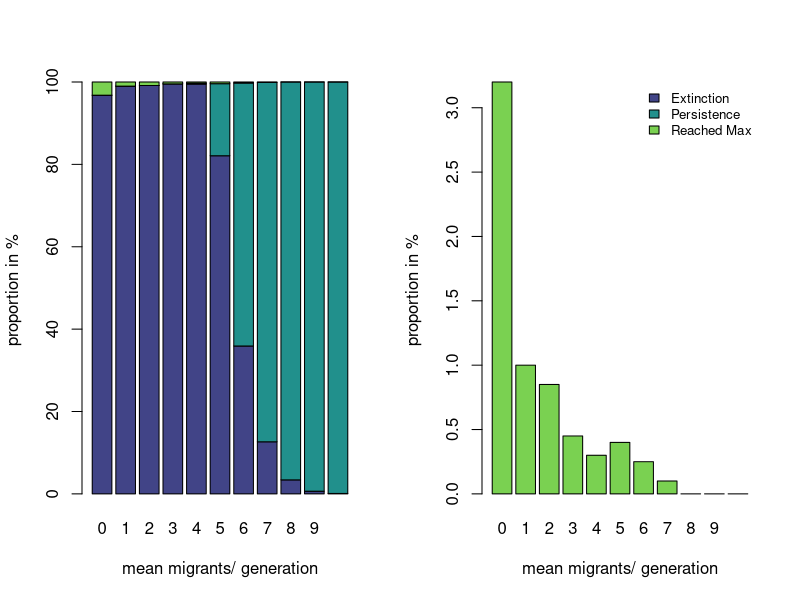
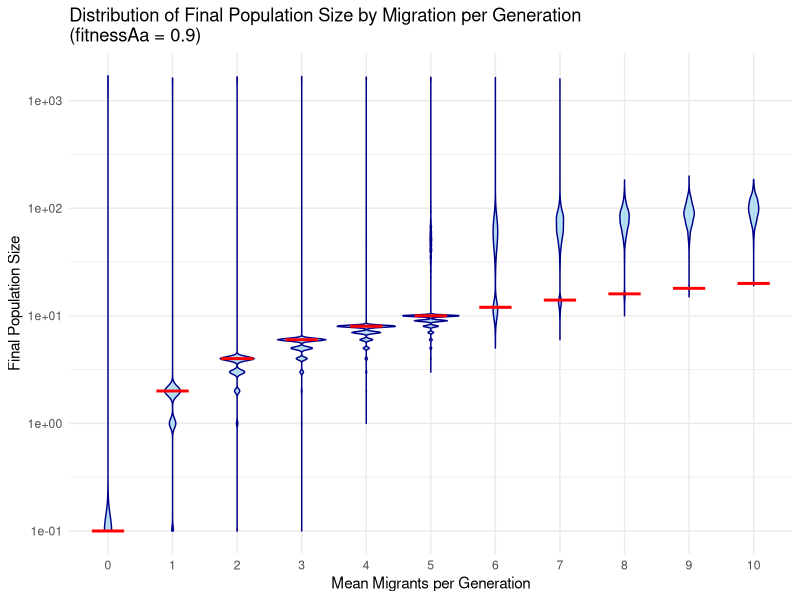
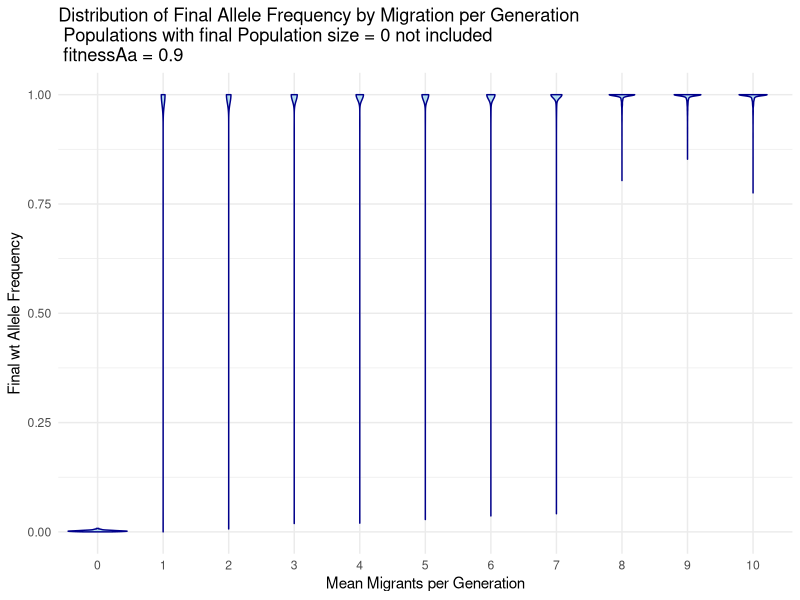
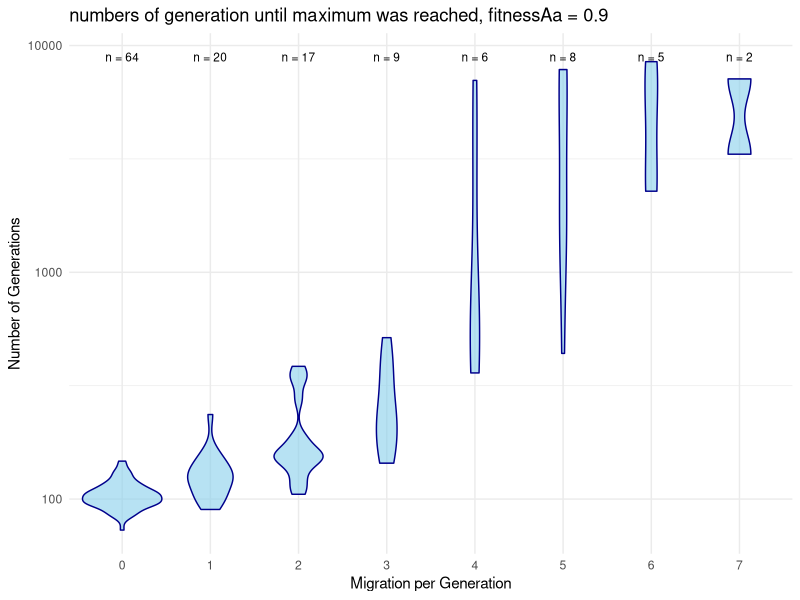
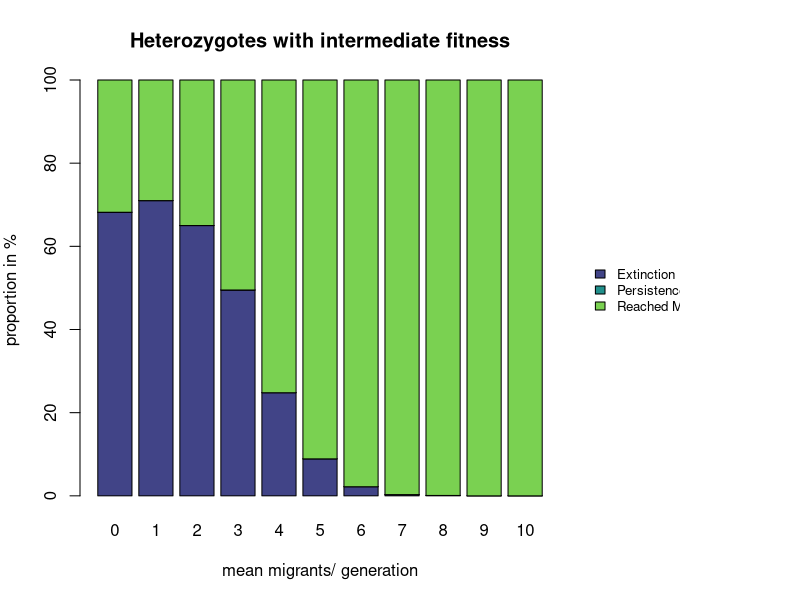
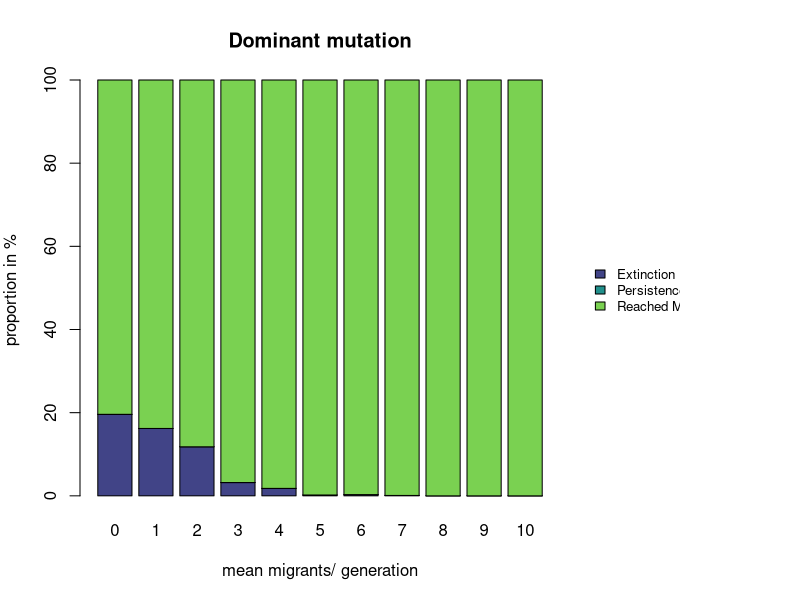

Recreate these plots in R, in order. (Note: this script raises an error after producing the figures.)
## ---- chunk 1
#setwd("C:/Users/flori/OneDrive/Dokumente/Studium/THEE researchpractical/TEE_Shadowvalley") # get the data frame 
df <- read.csv("Data_29_10_2024.csv")
# make a matrix with the amount of each outcome per mig rate
mig <- matrix(NA,nrow = 3, ncol = 11)
for (i in 0:(ncol(mig)-1)){
  mig[,i+1] <- c(sum(df$success[df$migration_per_gen == i & df$fitnessAa ==0.9] == "extinction"),
                 sum(df$success[df$migration_per_gen == i & df$fitnessAa ==0.9] == "medium"),
                 sum(df$success[df$migration_per_gen == i & df$fitnessAa ==0.9] == "reached_max"))
}
# translate it into %
mig <- mig/20
## ---- chunk 2
library("viridis")
colors <- viridis(3,begin = 0.2,end = 0.8)
par(mfrow = (c(1,2)))
barplot(mig, col = colors, names.arg = 0:10, xlab = "mean migrants/ generation", ylab ="proportion in %")
barplot(mig[3,], names.arg = 0:10, col = colors[3],xlab = "mean migrants/ generation", ylab ="proportion in %")
legend("topright", legend = c("Extinction", "Persistence", "Reached Max"), fill = colors, bty = "n", cex = 0.8)
## ---- chunk 3
library(ggplot2)
library(dplyr)

# Filter the data for fitnessAa == 0.9
filtered_data <- df %>%
  filter(fitnessAa == 0.9) %>%
  mutate(final_pop_size = ifelse(final_pop_size == 0,0.1, final_pop_size))

line_data <- data.frame(
  migration_per_gen = 1:11,
  final_pop_size = 2 * (0:10)
) %>%
  mutate(final_pop_size = ifelse(final_pop_size == 0, 0.1, final_pop_size))

# Create a violin plot of final_pop_size against migration_per_gen
ggplot(filtered_data, aes(x = factor(migration_per_gen), y = final_pop_size)) +
  geom_violin(fill = "skyblue", color = "darkblue", alpha = 0.6) +  # Violin plot for distribution
  scale_y_log10()+
  labs(x = "Mean Migrants per Generation", y = "Final Population Size",
       title = "Distribution of Final Population Size by Migration per Generation\n(fitnessAa = 0.9)") +
  theme_minimal()+
  geom_segment(data = line_data, 
               aes(x = migration_per_gen-0.25, 
                   xend = migration_per_gen+0.25, 
                   y = final_pop_size, 
                   yend = final_pop_size), 
               color = "red", 
               size = 1)
## ---- chunk 4
library(ggplot2)
library(dplyr)

# Filter the data for fitnessAa == 0.9
filtered_data <- df %>%
  filter(fitnessAa == 0.9)

# Create a violin plot of final_pop_size against migration_per_gen
ggplot(filtered_data, aes(x = factor(migration_per_gen), y = p_final)) +
  geom_violin(fill = "skyblue", color = "darkblue", alpha = 0.6) +  # Violin plot for distribution
  labs(x = "Mean Migrants per Generation", y = "Final wt Allele Frequency",
       title = "Distribution of Final Allele Frequency by Migration per Generation\n Populations with final Population size = 0 not included \n fitnessAa = 0.9") +
  theme_minimal()
## ---- chunk 5
library(ggplot2)
library(dplyr)

# Filter data where success == 3
filtered_data <- df %>%
  filter(success == "reached_max" & fitnessAa == 0.9)
summary_data <- filtered_data %>%
  group_by(migration_per_gen) %>%
  summarise(
    count = n()  # Count of values in each category
  )
# Create the plot
ggplot(filtered_data, aes(x = factor(migration_per_gen), y = number_of_generations)) +
  geom_violin(fill = "skyblue", color = "darkblue", alpha = 0.6) + 
  labs(x = "Migration per Generation", y = "Number of Generations",
       title = "numbers of generation until maximum was reached, fitnessAa = 0.9") +
  scale_y_log10()+
  geom_text(data = summary_data, aes(x = factor(migration_per_gen), y = max(filtered_data$number_of_generations) * 1.05, 
                                     label = paste("n =", count)), 
            color = "black", size = 3) +
  theme_minimal()
## ---- chunk 6
mig1and1.1 <- matrix(NA,nrow = 3, ncol = 22)
x <- 0
for (j in c(1,1.1)){
  for (i in 0:(ncol(mig)-1)){
    mig1and1.1[,i+1+x] <- c(sum(df$success[df$migration_per_gen == i & df$fitnessAa ==j] == "extinction"),
                      sum(df$success[df$migration_per_gen == i & df$fitnessAa ==j] == "medium"),
                      sum(df$success[df$migration_per_gen == i & df$fitnessAa ==j] == "reached_max"))
  }
  x <- x+11
}
mig1and1.1 <- mig1and1.1/10
## ---- chunk 7
library("viridis")
colors <- viridis(3,begin = 0.2,end = 0.8)
par(mfrow = c(1, 1), mar = c(5, 4, 4, 6), oma = c(0, 0, 0, 6))
barplot(mig1and1.1[,1:11], col = colors, names.arg = 0:10, xlab = "mean migrants/ generation", ylab ="proportion in %", main = "Heterozygotes with intermediate fitness")
par(xpd = TRUE)  # Allows plotting outside the plot region
legend("right", inset = -0.3, legend = c("Extinction", "Persistence", "Reached Max"), fill = colors, bty = "n", cex = 0.8)
## ---- chunk 8
library("viridis")
colors <- viridis(3,begin = 0.2,end = 0.8)
par(mfrow = c(1, 1), mar = c(5, 4, 4, 6), oma = c(0, 0, 0, 6))
barplot(mig1and1.1[,12:22], col = colors, names.arg = 0:10, xlab = "mean migrants/ generation", ylab ="proportion in %", main = "Dominant mutation")
par(xpd = TRUE)  # Allows plotting outside the plot region
legend("right", inset = -0.3, legend = c("Extinction", "Persistence", "Reached Max"), fill = colors, bty = "n", cex = 0.8)
## ---- chunk 9
knitr::include_graphics('images/FULL_IMAGE_TOT.png')


